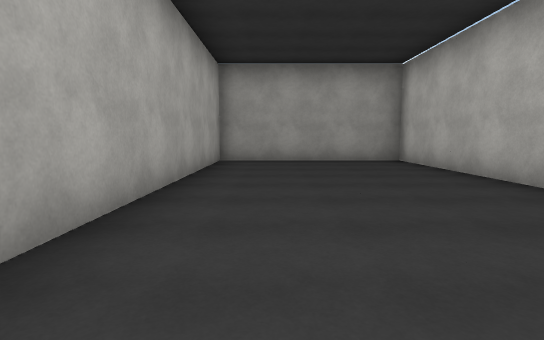
view 1 (above)

15 first-person views from a walk through a Unity game level. The camera is 1.3 m above the floor, tilts 6° down and sees 80° across. The floor is counted in squares, 2 m on a side. Each view is taken from the middle of a square. On the plan, view 1 faces up. The plan holds only what a view shows up to about 10 squares ahead; the rest is blank. The place goes on beyond the plan. The player is left out. Some animated figures are not drawn. Surface patterns are stand-ins for the level's own textures.

view 2
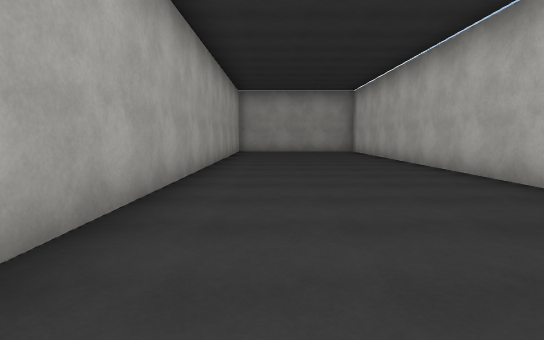

view 3
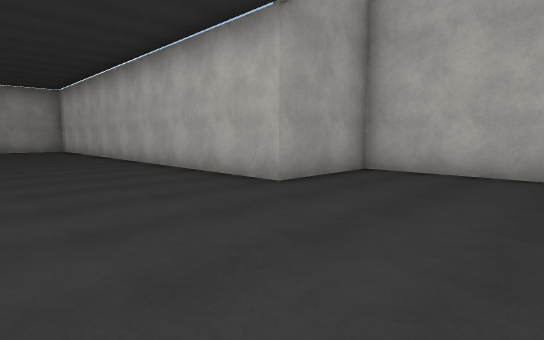

view 4
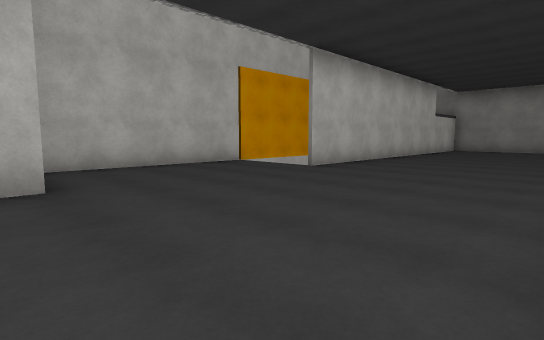

view 5
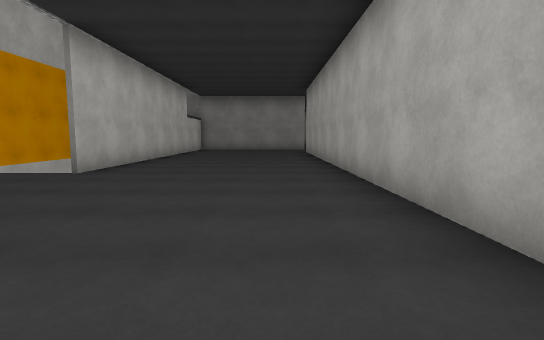

view 6
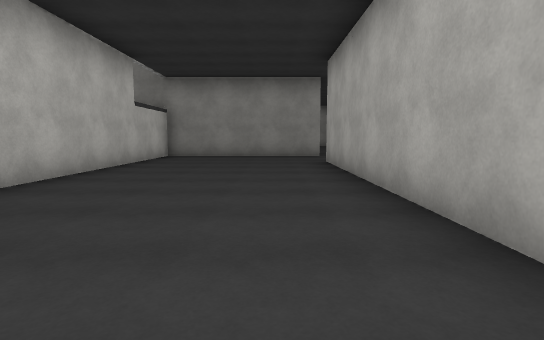

view 7
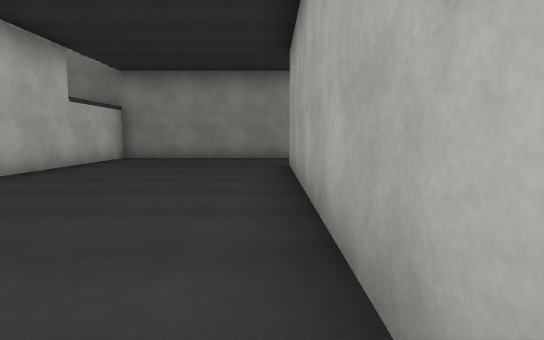

view 8
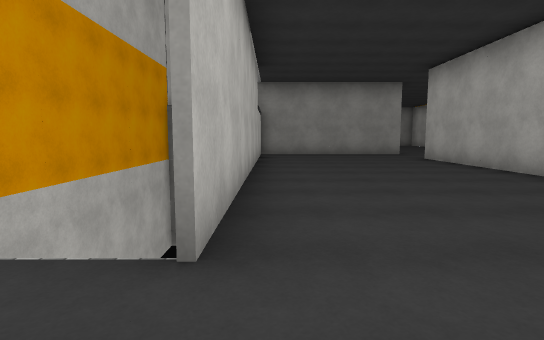

view 9
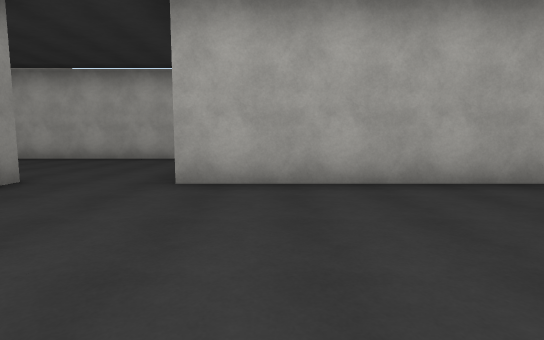

view 10
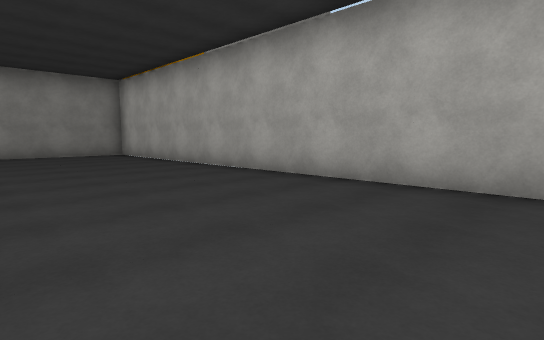

view 11
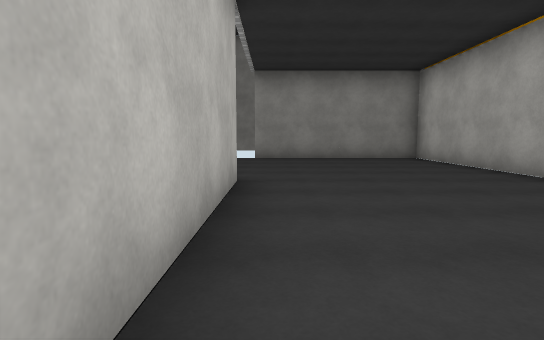

view 12
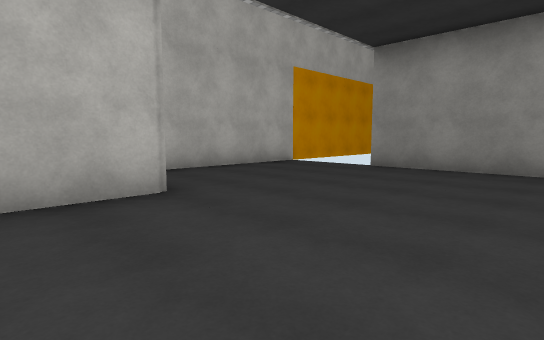

view 13
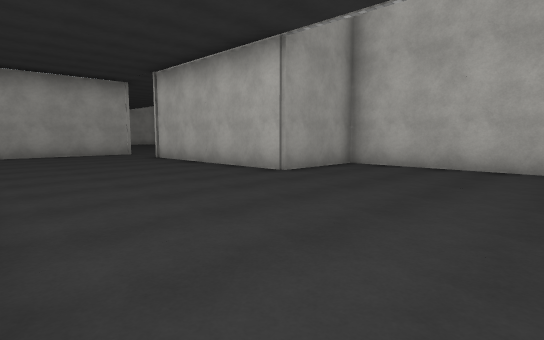

view 14
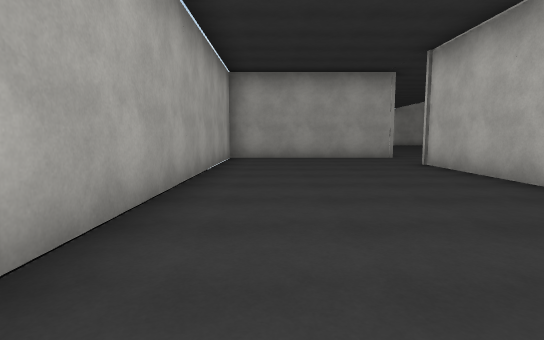

view 15
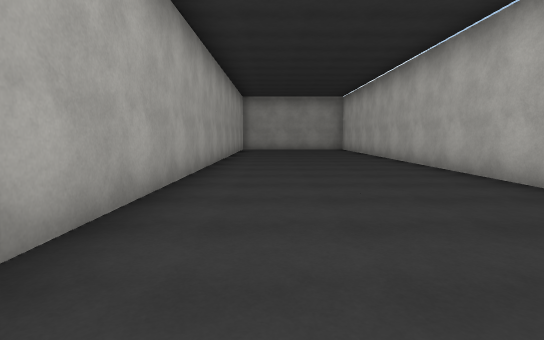

### Floor plan
Key: @ floor where view 1 was taken; # wall or solid block; . floor; v drop or lower ground.
Columns run from 7 left of view 1 to 6 right of it. Each row starts with its distance up from view 1.
  9       #####
  8      #.....#
  7      #.....#
  6      #.....#
  5      #.....#
  4      #.....#
  3      #.....#
  2      #.....#
  1      #.....#
  0      #.@...#
 -1      #.....#
 -2      #.....#
 -3      #.....##
 -4      #.......#
 -5      #.......#
 -6      #.......#
 -7      #.......#
 -8      #.......#
 -9      #.....vvv
-10      #.....# v
-11      #.....# v
-12      #.....# v
-13      #.....# v
-14      #.....# v
-15      #.....# v
-16  #####.....###
-17 #..........#
-18 #..........#
-19 #.....#####v
-20 #.....#
-21 #.....#
-22 #.....#
-23 #.....##
-24 #.......#
-25 #.......#
-26 #.......#
-27 #.......#
-28 #.......#
-29  #####vvv
-30         v

Positions as (right, up) in squares from view 1, and headings:
1: (0, 0), facing up
2: (0, -5), facing up
3: (0, -7), facing up-right
4: (-1, -3), facing down-right
5: (0, -3), facing down
6: (0, -8), facing down
7: (-1, -9), facing down
8: (3, -7), facing down
9: (3, -15), facing left
10: (-2, -17), facing down-left
11: (-2, -19), facing down
12: (-5, -22), facing down-right
13: (-6, -28), facing up-right
14: (-5, -26), facing up
15: (0, -7), facing up
